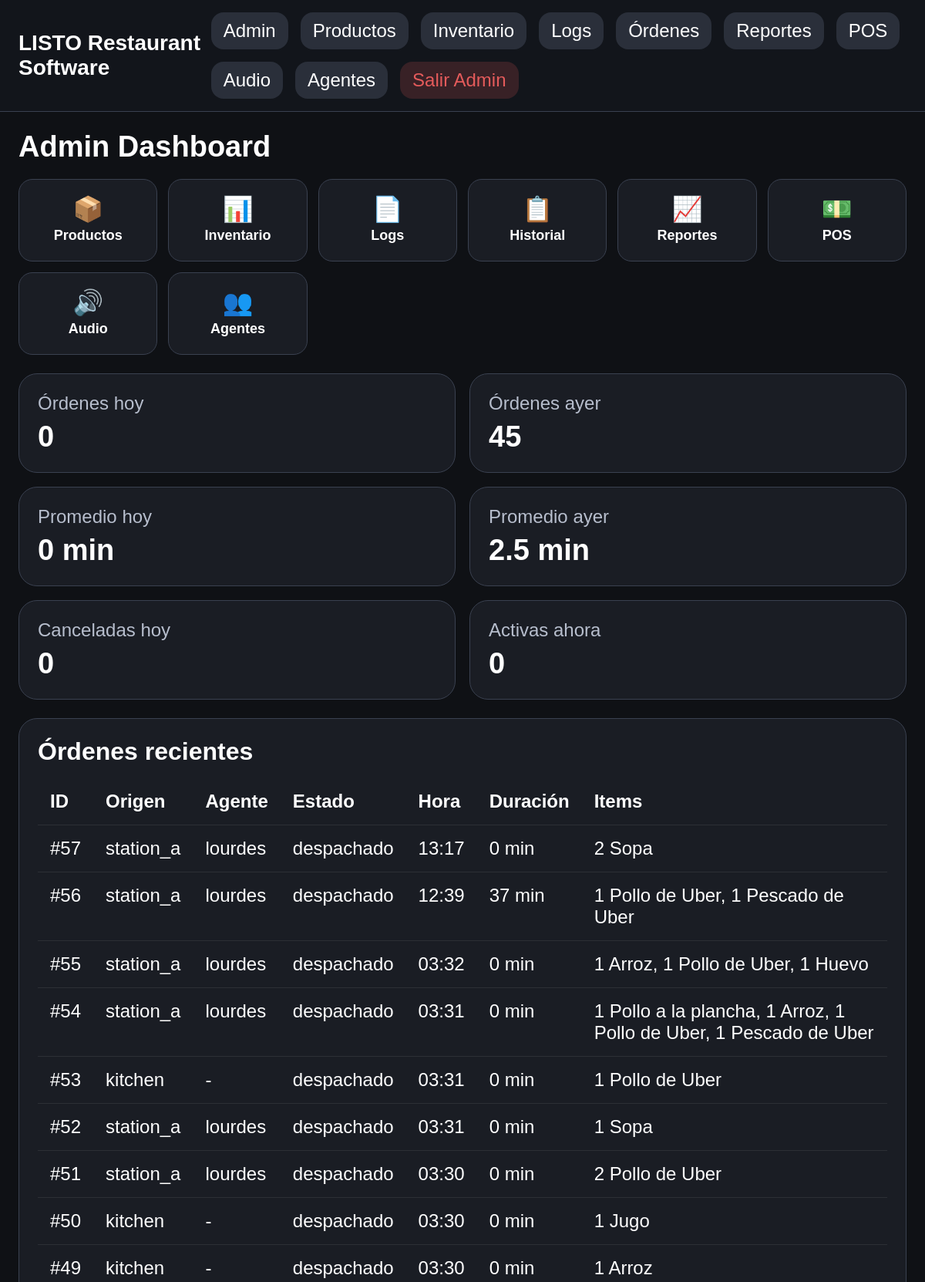
/admin (signed in, upper part), run on the app's committed database.
### app/models.py (models this page shows)
class Order(Base):
    __tablename__ = "orders"
    id: Mapped[int] = mapped_column(Integer, primary_key=True, index=True)
    source_role: Mapped[str] = mapped_column(String(50), nullable=False)  # station_a / kitchen
    status: Mapped[str] = mapped_column(String(50), default="nuevo")
    requires_acceptance: Mapped[bool] = mapped_column(Boolean, default=True)
    waiter_id: Mapped[int | None] = mapped_column(Integer, ForeignKey("waiters.id"), nullable=True)
    waiter_name: Mapped[str | None] = mapped_column(String(200), nullable=True)
    created_at: Mapped[datetime] = mapped_column(DateTime, default=cr_now)
    accepted_at: Mapped[datetime | None] = mapped_column(DateTime, nullable=True)
    preparing_at: Mapped[datetime | None] = mapped_column(DateTime, nullable=True)
    ready_at: Mapped[datetime | None] = mapped_column(DateTime, nullable=True)
    dispatched_at: Mapped[datetime | None] = mapped_column(DateTime, nullable=True)
    cancelled_at: Mapped[datetime | None] = mapped_column(DateTime, nullable=True)
    updated_at: Mapped[datetime] = mapped_column(DateTime, default=cr_now, onupdate=cr_now)
    was_edited: Mapped[bool] = mapped_column(Boolean, default=False)
    was_cancelled: Mapped[bool] = mapped_column(Boolean, default=False)
    items = relationship("OrderItem", back_populates="order", cascade="all, delete-orphan")
    events = relationship("OrderEvent", back_populates="order", cascade="all, delete-orphan")

class OrderItem(Base):
    __tablename__ = "order_items"
    id: Mapped[int] = mapped_column(Integer, primary_key=True)
    order_id: Mapped[int] = mapped_column(ForeignKey("orders.id"), nullable=False)
    product_id: Mapped[int] = mapped_column(ForeignKey("products.id"), nullable=False)
    quantity: Mapped[int] = mapped_column(Integer, default=1)
    order = relationship("Order", back_populates="items")
    product = relationship("Product")

class Product(Base):
    __tablename__ = "products"
    id: Mapped[int] = mapped_column(Integer, primary_key=True, index=True)
    name: Mapped[str] = mapped_column(String(200), unique=True, nullable=False)
    active: Mapped[bool] = mapped_column(Boolean, default=True)
    display_order: Mapped[int] = mapped_column(Integer, default=0)
    image_path: Mapped[str | None] = mapped_column(String(300), nullable=True)
    price: Mapped[float] = mapped_column(Float, default=0)
    created_at: Mapped[datetime] = mapped_column(DateTime, default=cr_now)

### app/routes/web.py (the view)
@router.get("/admin")
def admin_dashboard(request: Request, db: Session = Depends(get_db)):
    if not require_admin(request):
        return RedirectResponse(url="/admin/login")
    today_start = cr_now().replace(hour=0, minute=0, second=0, microsecond=0)
    yesterday_start = today_start - timedelta(days=1)
    orders_today = db.query(Order).filter(Order.created_at >= today_start).all()
    orders_yesterday = db.query(Order).filter(Order.created_at >= yesterday_start, Order.created_at < today_start).all()
    def avg_duration(orders):
        values = [duration_seconds(o) for o in orders if duration_seconds(o) is not None]
        return round(sum(values) / len(values) / 60, 1) if values else 0
    stats = {
        "orders_today": len(orders_today),
        "orders_yesterday": len(orders_yesterday),
        "avg_today": avg_duration(orders_today),
        "avg_yesterday": avg_duration(orders_yesterday),
        "cancelled_today": len([o for o in orders_today if o.was_cancelled]),
        "active_now": len([o for o in orders_today if o.status in ["nuevo", "aceptado", "preparando", "listo"]]),
    }
    recent_orders = (
        db.query(Order)
        .options(joinedload(Order.items).joinedload(OrderItem.product))
        .order_by(Order.created_at.desc())
        .limit(25)
        .all()
    )
    return templates.TemplateResponse(
        "admin.html",
        {"request": request, "stats": stats, "orders": recent_orders, "duration_seconds": duration_seconds, "page_title": "Admin"},
    )

### app/templates/admin.html (shortened to what this page needs)
{% extends 'base.html' %}
{% block content %}
<h1>Admin Dashboard</h1>
<div class="admin-actions">
  <a href="/admin/products" class="admin-action"><div class="ico">&#128230;</div>Productos</a>
  <a href="/admin/inventory" class="admin-action"><div class="ico">&#128202;</div>Inventario</a>
  <a href="/admin/logs" class="admin-action"><div class="ico">&#128196;</div>Logs</a>
  <a href="/admin/orders/history" class="admin-action"><div class="ico">&#128203;</div>Historial</a>
  <a href="/admin/reports" class="admin-action"><div class="ico">&#128200;</div>Reportes</a>
  <a href="/admin/pos-settings" class="admin-action"><div class="ico">&#128181;</div>POS</a>
  <a href="/admin/audio" class="admin-action"><div class="ico">&#128266;</div>Audio</a>
  <a href="/admin/waiters" class="admin-action"><div class="ico">&#128101;</div>Agentes</a>
</div>
<div class="stats-grid">
  <div class="stat-card"><div class="stat-label">Órdenes hoy</div><div class="stat-value">{{ stats.orders_today }}</div></div>
  <div class="stat-card"><div class="stat-label">Órdenes ayer</div><div class="stat-value">{{ stats.orders_yesterday }}</div></div>
  <div class="stat-card"><div class="stat-label">Promedio hoy</div><div class="stat-value">{{ stats.avg_today }} min</div></div>
  <div class="stat-card"><div class="stat-label">Promedio ayer</div><div class="stat-value">{{ stats.avg_yesterday }} min</div></div>
  <div class="stat-card"><div class="stat-label">Canceladas hoy</div><div class="stat-value">{{ stats.cancelled_today }}</div></div>
  <div class="stat-card"><div class="stat-label">Activas ahora</div><div class="stat-value">{{ stats.active_now }}</div></div>
</div>
<div class="table-card">
  <h2>Órdenes recientes</h2>
  <table class="big-table">
    <thead>
      <tr>
        <th>ID</th><th>Origen</th><th>Agente</th><th>Estado</th><th>Hora</th><th>Duración</th><th>Items</th>
      </tr>
    </thead>
    <tbody>
      {% for order in orders %}
      <tr>
        <td>#{{ order.id }}</td>
        <td>{{ order.source_role }}</td>
        <td>{{ order.waiter_name or '-' }}</td>
        <td>{{ order.status }}</td>
        <td>{{ order.created_at.strftime('%H:%M') }}</td>
        <td>{% set secs = duration_seconds(order) %}{% if secs %}{{ (secs // 60) }} min{% else %}-{% endif %}</td>
        <td>{% for item in order.items %}{{ item.quantity }} {{ item.product.name }}{% if not loop.last %}, {% endif %}{% endfor %}</td>
      </tr>
      {% endfor %}
    </tbody>
  </table>
</div>
{% endblock %}

### app/static/css/styles.css (style rules this page uses)
:root { --bg: #0f1115; --card: #1a1d24; --muted: #2a2f3a; --border: #3a4150; --text: #ffffff; --accent: #ff8c42; --blue: #4da3ff; --yellow: #ffd24d; --green: #4caf50; --gray: #6c757d; --red: #e45b5b; }
* { box-sizing: border-box; }
body { margin: 0; background: var(--bg); color: var(--text); font-family: Arial, sans-serif; }
h1, h2, h3, p, label, th, td, input, button, a, div, span { font-size: 24px; }
h1 { font-size: 38px; margin: 0 0 20px; }
h2 { font-size: 32px; margin: 0 0 16px; }
.panel, .table-card, .stat-card { background:var(--card); border:1px solid var(--border); border-radius:24px; padding:24px; }
.stats-grid { display:grid; grid-template-columns: repeat(3, minmax(0, 1fr)); gap:18px; margin-bottom:24px; }
.stat-label { color:#b7becd; margin-bottom:8px; }
.stat-value { font-size:38px; font-weight:800; }
.big-table { width:100%; border-collapse:collapse; }
.big-table th, .big-table td { text-align:left; padding:16px; border-bottom:1px solid rgba(255,255,255,0.08); vertical-align:top; }
@media (max-width: 1200px) { .products-grid, .kitchen-create-grid, .stats-grid, .big-actions, .order-actions, .screen.two-panel, .kitchen-layout, .summary-inline { grid-template-columns: 1fr 1fr; } }

### app/templates/admin.html (style rules this page uses)
.admin-actions { display:grid; grid-template-columns:repeat(auto-fit, minmax(180px, 1fr)); gap:14px; margin-bottom:24px; }
.admin-action { display:flex; flex-direction:column; align-items:center; justify-content:center; gap:8px; padding:22px; border-radius:18px; background:var(--card); border:1px solid var(--border); color:inherit; text-decoration:none; font-size:18px; font-weight:700; transition:border-color 0.15s, transform 0.15s; }
.admin-action .ico { font-size:32px; line-height:1; }

### data on the page
Order: id "57", source_role "station_a", waiter_name "lourdes", status "despachado", created_at "13:17", value "0"
OrderItem: quantity "2", product.name "Sopa"
Order: id "56", source_role "station_a", waiter_name "lourdes", status "despachado", created_at "12:39", value "37"
OrderItem: quantity "1", product.name "Pollo de Uber"
OrderItem: quantity "1", product.name "Pescado de Uber"
Order: id "55", source_role "station_a", waiter_name "lourdes", status "despachado", created_at "03:32", value "0"
OrderItem: quantity "1", product.name "Arroz"
OrderItem: quantity "1", product.name "Pollo de Uber"
OrderItem: quantity "1", product.name "Huevo"
Order: id "54", source_role "station_a", waiter_name "lourdes", status "despachado", created_at "03:31", value "0"
OrderItem: quantity "1", product.name "Pollo a la plancha"
OrderItem: quantity "1", product.name "Arroz"
OrderItem: quantity "1", product.name "Pollo de Uber"
OrderItem: quantity "1", product.name "Pescado de Uber"
Order: id "53", source_role "kitchen", waiter_name "-", status "despachado", created_at "03:31", value "0"
OrderItem: quantity "1", product.name "Pollo de Uber"
Order: id "52", source_role "station_a", waiter_name "lourdes", status "despachado", created_at "03:31", value "0"
OrderItem: quantity "1", product.name "Sopa"
Order: id "51", source_role "station_a", waiter_name "lourdes", status "despachado", created_at "03:30", value "0"
OrderItem: quantity "2", product.name "Pollo de Uber"
Order: id "50", source_role "kitchen", waiter_name "-", status "despachado", created_at "03:30", value "0"
OrderItem: quantity "1", product.name "Jugo"
Order: id "49", source_role "kitchen", waiter_name "-", status "despachado", created_at "03:30", value "0"
OrderItem: quantity "1", product.name "Arroz"

### other printed values
{{ stats.orders_today }} "0"
{{ stats.orders_yesterday }} "45"
{{ stats.avg_today }} "0"
{{ stats.avg_yesterday }} "2.5"
{{ stats.cancelled_today }} "0"
{{ stats.active_now }} "0"
